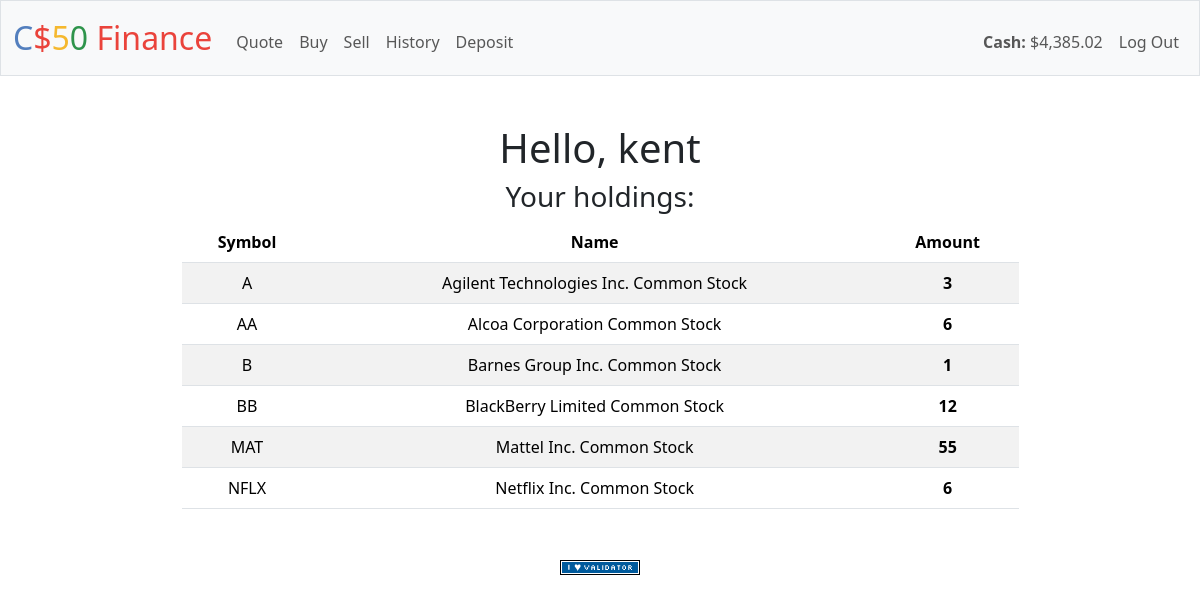
Screenshot of / (signed in) with the database file from the repository.
### tables this page shows
CREATE TABLE holdings (
    id INTEGER PRIMARY KEY,
    user_id INTEGER NOT NULL,
    symbol TEXT NOT NULL,
    name TEXT NOT NULL,
    amount INTEGER NOT NULL,
    FOREIGN KEY (user_id) REFERENCES users(id) ON DELETE CASCADE,
    UNIQUE(user_id, symbol)
);

### app.py (the view)
@app.route("/")
@login_required
def index():
    name = session["username"]
    try:
        rows = holdings = db.execute(
            "SELECT symbol, name, amount FROM holdings WHERE user_id=? AND amount > 0 ORDER BY symbol ASC", session["user_id"])
        if not rows:
            flash("You have no active holdings.")
    except:
        flash("Failed to get user holdings.")
    return render_template("index.html", name=name, holdings=holdings)

### app.py (called while the page is built)
@app.after_request
def after_request(response):
    response.headers["Cache-Control"] = "no-cache, no-store, must-revalidate"
    response.headers["Expires"] = 0
    response.headers["Pragma"] = "no-cache"
    return response

### helpers.py (called while the page is built)
def login_required(f):
    @wraps(f)
    def decorated_function(*args, **kwargs):
        if session.get("user_id") is None:
            return redirect("/login")
        return f(*args, **kwargs)
    return decorated_function

def usd(value):
    return f"${value:,.2f}"

### templates/index.html (shortened to what this page needs)
{% extends "layout.html" %}
{% block main %}
    <h1 class="pp-3">Hello, {{ name }}</h1>
    {% if holdings %}
    <h3>Your holdings:</h3>
    <table class="table table-striped w-75 m-auto">
        <thead>
            <tr>
              <th scope="col">Symbol</th>
              <th scope="col">Name</th>
              <th scope="col">Amount</th>
            </tr>
          </thead>
          <tbody>
            {% for holding in holdings %}
            <tr>
                <td>{{ holding.symbol }}</td>
                <td>{{ holding.name }}</td>
                <th scope="row">{{ holding.amount }}</th>
            </tr>
            {% endfor %}
          </tbody>
    </table>
    {% endif %}
{% endblock %}

### templates/layout.html (shortened to what this page needs)
<!DOCTYPE html>
<html lang="en">
    <head>
        <link href="https://cdn.jsdelivr.net/npm/bootstrap@5.3.3/dist/css/bootstrap.min.css" rel="stylesheet">
        <link href="/static/styles.css" rel="stylesheet">
    </head>
    <body>
        <nav class="bg-light border navbar navbar-expand-md navbar-light">
            <div class="container-fluid">
                <a class="navbar-brand" href="/"><span class="blue">C</span><span class="red">$</span><span class="yellow">5</span><span class="green">0</span> <span class="red">Finance</span></a>
                <div class="collapse navbar-collapse" id="navbar">
                    {% if session["user_id"] %}
                        <ul class="navbar-nav me-auto mt-2">
                            <li class="nav-item"><a class="nav-link" href="/quote">Quote</a></li>
                            <li class="nav-item"><a class="nav-link" href="/buy">Buy</a></li>
                            <li class="nav-item"><a class="nav-link" href="/sell">Sell</a></li>
                            <li class="nav-item"><a class="nav-link" href="/history">History</a></li>
                            <li class="nav-item"><a class="nav-link" href="/deposit">Deposit</a></li>
                        </ul>
                        <ul class="navbar-nav ms-auto mt-2">
                            {% if session["cash"] %}
                            <li class="nav-item"><a class="nav-link"><strong>Cash:</strong> {{ session["cash"] | usd }}</a></li>
                            {% endif %}
                            <li class="nav-item"><a class="nav-link" href="/logout">Log Out</a></li>
                        </ul>
                    {% else %}
                        <ul class="navbar-nav ms-auto mt-2">
                            <li class="nav-item"><a class="nav-link" href="/register">Register</a></li>
                            <li class="nav-item"><a class="nav-link" href="/login">Log In</a></li>
                        </ul>
                    {% endif %}
                </div>
            </div>
        </nav>
        <main class="container py-5 text-center">
            {% block main %}{% endblock %}
        </main>
        <footer class="mb-5">
            <form action="https://validator.w3.org/check" class="text-center" enctype="multipart/form-data" method="post" target="_blank">
                <input alt="Validate" src="/static/I_heart_validator.png" type="image">
            </form>
        </footer>
    </body>
</html>

### static/styles.css (style rules this page uses)
nav .navbar-brand { font-size: xx-large; }
nav .navbar-brand .blue { color: #537fbe; }
nav .navbar-brand .red { color: #ea433b; }
nav .navbar-brand .yellow { color: #f5b82e; }
nav .navbar-brand .green { color: #2e944b; }

### rows the page displays
holdings: symbol "A", name "Agilent Technologies Inc. Common Stock", amount "3"
holdings: symbol "AA", name "Alcoa Corporation Common Stock", amount "6"
holdings: symbol "B", name "Barnes Group Inc. Common Stock", amount "1"
holdings: symbol "BB", name "BlackBerry Limited Common Stock", amount "12"
holdings: symbol "MAT", name "Mattel Inc. Common Stock", amount "55"
holdings: symbol "NFLX", name "Netflix Inc. Common Stock", amount "6"

### other values shown
{{ session["cash"] | usd }} "$4,385.02"
{{ name }} "kent"
